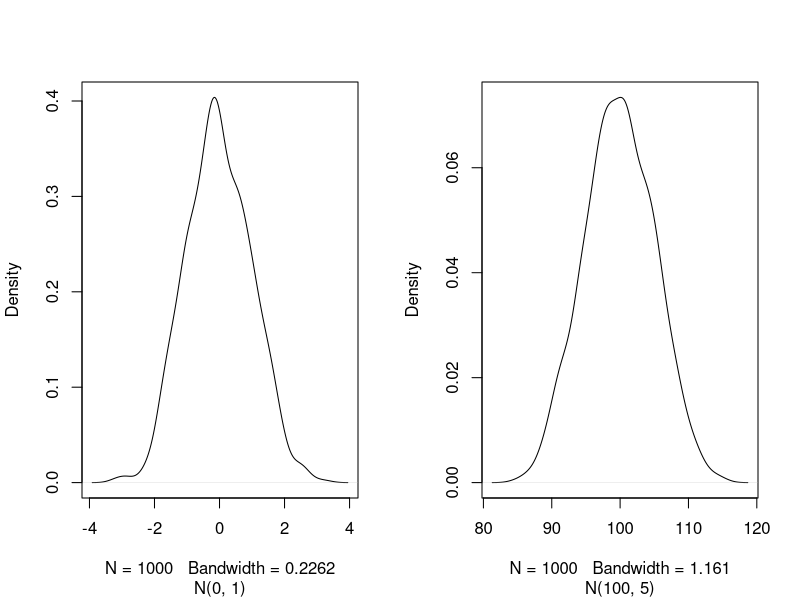

This figure's R source:
## ---- chunk 1
3 + 5
12 / 7
## ---- chunk 2
weight_kg <- 55
## ---- chunk 3
weight_kg <- 55    # doesn't print anything
(weight_kg <- 55)  # but putting parenthesis around the call prints the value of `weight_kg`
weight_kg          # and so does typing the name of the object
## ---- chunk 4
2.2 * weight_kg
## ---- chunk 5
weight_kg <- 57.5
2.2 * weight_kg
## ---- chunk 6
weight_lb <- 2.2 * weight_kg
## ---- chunk 7
weight_kg <- 100
## ---- chunk 8
round(3.14159)
## ---- chunk 9
args(round)
## ---- chunk 10
round(3.14159, digits = 2)
## ---- chunk 11
round(3.14159, 2)
## ---- chunk 12
round(digits = 2, x = 3.14159)
## ---- chunk 13
weight_g <- c(50, 60, 65, 82)
weight_g
## ---- chunk 14
molecules <- c("dna", "rna", "protein")
molecules
## ---- chunk 15
length(weight_g)
length(molecules)
## ---- chunk 16
class(weight_g)
class(molecules)
## ---- chunk 17
str(weight_g)
str(molecules)
## ---- chunk 18
weight_g <- c(weight_g, 90) # add to the end of the vector
weight_g <- c(30, weight_g) # add to the beginning of the vector
weight_g
## ---- chunk 19
num_char <- c(1, 2, 3, "a")
num_logical <- c(1, 2, 3, TRUE, FALSE)
char_logical <- c("a", "b", "c", TRUE)
tricky <- c(1, 2, 3, "4")
## ---- chunk 20
num_logical <- c(1, 2, 3, TRUE)
char_logical <- c("a", "b", "c", TRUE)
combined_logical <- c(num_logical, char_logical)
## ---- chunk 21
molecules <- c("dna", "rna", "peptide", "protein")
molecules[2]
molecules[c(3, 2)]
## ---- chunk 22
more_molecules <- molecules[c(1, 2, 3, 2, 1, 4)]
more_molecules
## ---- chunk 23
molecules ## all molecules
molecules[-1] ## all but the first one
molecules[-c(1, 3)] ## all but 1st/3rd ones
molecules[c(-1, -3)] ## all but 1st/3rd ones
## ---- chunk 24
weight_g <- c(21, 34, 39, 54, 55)
weight_g[c(TRUE, FALSE, TRUE, TRUE, FALSE)]
## ---- chunk 25
## will return logicals with TRUE for the indices that meet
## the condition
weight_g > 50
## so we can use this to select only the values above 50
weight_g[weight_g > 50]
## ---- chunk 26
weight_g[weight_g < 30 | weight_g > 50]
weight_g[weight_g >= 30 & weight_g == 21]
## ---- chunk 27
molecules <- c("dna", "rna", "protein", "peptide")
molecules[molecules == "rna" | molecules == "dna"] # returns both rna and dna
molecules %in% c("rna", "dna", "metabolite", "peptide", "glycerol")
molecules[molecules %in% c("rna", "dna", "metabolite", "peptide", "glycerol")]
## ---- chunk 28
x <- c(1, 5, 3, 5, 10)
names(x) ## no names
names(x) <- c("A", "B", "C", "D", "E")
names(x) ## now we have names
## ---- chunk 29
x[c(1, 3)]
x[c("A", "C")]
## ---- chunk 30
heights <- c(2, 4, 4, NA, 6)
mean(heights)
max(heights)
mean(heights, na.rm = TRUE)
max(heights, na.rm = TRUE)
## ---- chunk 31
## Extract those elements which are not missing values.
heights[!is.na(heights)]

## Returns the object with incomplete cases removed.
## The returned object is an atomic vector of type `"numeric"`
## (or `"double"`).
na.omit(heights)

## Extract those elements which are complete cases.
## The returned object is an atomic vector of type `"numeric"`
## (or `"double"`).
heights[complete.cases(heights)]
## ---- chunk 32
heights <- c(63, 69, 60, 65, NA, 68, 61, 70, 61, 59, 64, 69, 63, 63, NA, 72, 65, 64, 70, 63, 65)
## ---- chunk 33
set.seed(1)
## ---- chunk 34
numeric(3)
numeric(10)
## ---- chunk 35
numeric(0)
## ---- chunk 36
rep(-1, 5)
## ---- chunk 37
rep(NA, 5)
## ---- chunk 38
rep(c(1, 2, 3), 5)
## ---- chunk 39
seq(from = 1, to = 20, by = 2)
## ---- chunk 40
seq(1, 5, 1)
seq(1, 5) ## default by
1:5
## ---- chunk 41
seq(from = 1, to = 20, length.out = 3)
## ---- chunk 42
sample(1:10)
## ---- chunk 43
sample(letters, 5)
## ---- chunk 44
sample(1:5, 10, replace = TRUE)
## ---- chunk 45
par(mfrow = c(1, 2))
plot(density(rnorm(1000)), main = "", sub = "N(0, 1)")
plot(density(rnorm(1000, 100, 5)), main = "", sub = "N(100, 5)")
## ---- chunk 46
rnorm(5)
rnorm(5, 2, 2)
rnorm(5, 100, 5)
